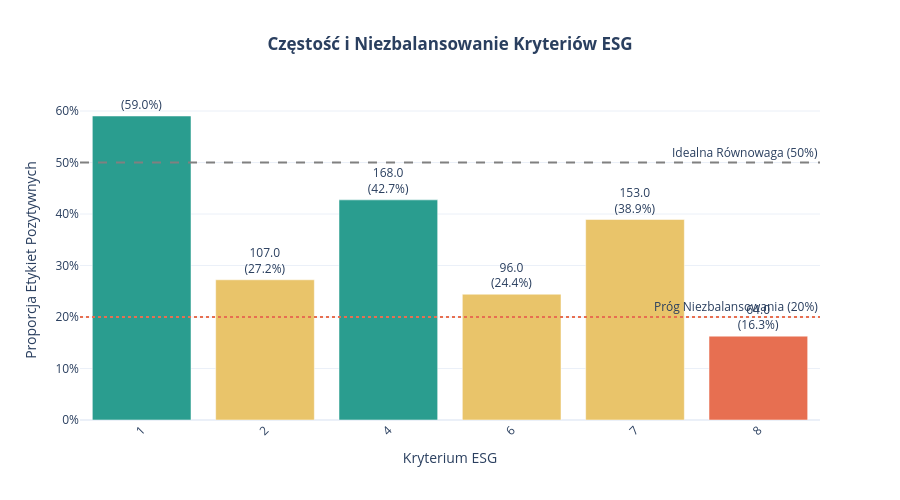

Here is the notebook cell this chart was saved with:
### Markdown cell above
#### **3.1. Częstość i Niezbalansowanie Etykiet**

Analizujemy częstość występowania każdego z 6 kryteriów ML w całym zbiorze 393 dokumentów. Pozwoli to zidentyfikować, które kryteria są powszechne, a które rzadkie, co unaoczni główne wyzwanie badawcze: niezbalansowanie klas.

### Code cell
# --- Oblicz częstość i proporcje etykiet na poziomie dokumentu ---
doc_labels_df = doc_level_labels_df.drop(columns=['split']) # Użyj df z poprzedniego kroku
label_frequencies = doc_labels_df.sum()
label_proportions = doc_labels_df.mean()
total_docs = len(doc_labels_df)

def get_bar_color(proportion):
    if proportion > 0.4: return '#2a9d8f'  # Dobrze zbalansowane
    if proportion > 0.2: return '#e9c46a'  # Umiarkowane niezbalansowanie
    return '#e76f51'  # Poważne niezbalansowanie

colors = [get_bar_color(p) for p in label_proportions]

fig = go.Figure(go.Bar(
    x=label_proportions.index,
    y=label_proportions.values,
    text=[f'{freq}<br>({prop:.1%})' for freq, prop in zip(label_frequencies, label_proportions)],
    textposition='outside',
    marker_color=colors,
    hovertemplate='<b>%{x}</b><br>Proporcja: %{y:.1%}<br>Dokumenty: %{text.split("<br>")[0]}<extra></extra>'
))

# Dodaj linie referencyjne dla kontekstu
fig.add_hline(y=0.5, line_dash="dash", line_color="gray", annotation_text="Idealna Równowaga (50%)")
fig.add_hline(y=0.2, line_dash="dot", line_color="#e76f51", annotation_text="Próg Niezbalansowania (20%)")

fig.update_layout(
    title_text="<b>Częstość i Niezbalansowanie Kryteriów ESG</b>",
    title_x=0.5,
    xaxis_title="Kryterium ESG",
    yaxis_title="Proporcja Etykiet Pozytywnych",
    yaxis_tickformat=".0%",
    height=500,
    xaxis_tickangle=-45
)
fig.show()

### Figure 1 — Plotly figure (JSON) as saved in the notebook; plotly's stock layout.template omitted (floating-point values rounded to 4 significant figures)
{"data": [{"hovertemplate": "<b>%{x}</b><br>Proporcja: %{y:.1%}<br>Dokumenty: %{text.split(\"<br>\")[0]}<extra></extra>", "marker": {"color": ["#2a9d8f", "#e9c46a", "#2a9d8f", "#e9c46a", "#e9c46a", "#e76f51"]}, "text": ["232.0<br>(59.0%)", "107.0<br>(27.2%)", "168.0<br>(42.7%)", "96.0<br>(24.4%)", "153.0<br>(38.9%)", "64.0<br>(16.3%)"], "textposition": "outside", "type": "bar", "x": ["1", "2", "4", "6", "7", "8"], "y": [0.5903, 0.2723, 0.4275, 0.2443, 0.3893, 0.1628]}], "layout": {"annotations": [{"showarrow": false, "text": "Idealna Równowaga (50%)", "x": 1, "xanchor": "right", "xref": "x domain", "y": 0.5, "yanchor": "bottom", "yref": "y"}, {"showarrow": false, "text": "Próg Niezbalansowania (20%)", "x": 1, "xanchor": "right", "xref": "x domain", "y": 0.2, "yanchor": "bottom", "yref": "y"}], "height": 500, "shapes": [{"line": {"color": "gray", "dash": "dash"}, "type": "line", "x0": 0, "x1": 1, "xref": "x domain", "y0": 0.5, "y1": 0.5, "yref": "y"}, {"line": {"color": "#e76f51", "dash": "dot"}, "type": "line", "x0": 0, "x1": 1, "xref": "x domain", "y0": 0.2, "y1": 0.2, "yref": "y"}], "title": {"text": "<b>Częstość i Niezbalansowanie Kryteriów ESG</b>", "x": 0.5}, "xaxis": {"tickangle": -45, "title": {"text": "Kryterium ESG"}}, "yaxis": {"tickformat": ".0%", "title": {"text": "Proporcja Etykiet Pozytywnych"}}}}
